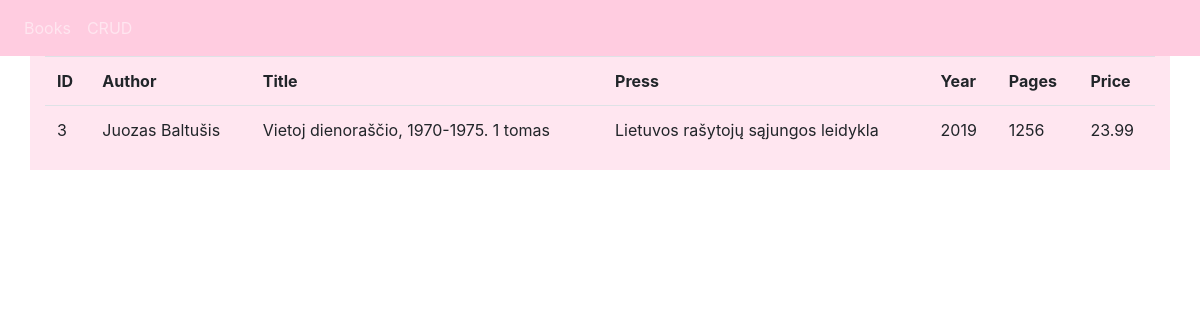
Page /about/3 on the committed database.
### app.py (models this page shows, shortened)
class Book(db.Model):
    __searchable__ = ['author_name', 'title']
    id = db.Column(db.Integer, primary_key=True)
    author_name = db.Column(db.String(50), unique=False, nullable=False)
    title = db.Column(db.String(50), unique=False, nullable=False)
    press = db.Column(db.String(50), unique=False, nullable=False)
    year = db.Column(db.Integer, unique=False, nullable=False)
    pages = db.Column(db.Integer, unique=False, nullable=False)
    price = db.Column(db.Float, unique=False, nullable=False)

### app.py (the view)
@app.route('/about/<string:id_data>', methods=['GET'])
def about(id_data):
    data = Book.query.filter_by(id=id_data)
    return render_template('about.html', Book=data)

### templates/about.html (shortened to what this page needs)
{% include "header.html" %}
<!DOCTYPE html>
<html>
<head>
    <link rel="stylesheet" href="https://stackpath.bootstrapcdn.com/bootstrap/4.3.1/css/bootstrap.min.css">
</head>
<body>
	{% block body %}
	    <div class="container">
				<div class="row">
					<div class="col md-12">
						<table class="table table=striped">
							<tr>
								<th>ID</th>
								<th>Author</th>
								<th>Title</th>
								<th>Press</th>
								<th>Year</th>
								<th>Pages</th>
								<th>Price</th>
							</tr>
								{% for book in Book %}
				                <tr>
				                    <td>{{book.id}}</td>
				                    <td>{{book.author_name}}</td>
				                    <td>{{book.title}}</td>
				                    <td>{{book.press}}</td>
				                    <td>{{book.year}}</td>
				                    <td>{{book.pages}}</td>
				                    <td>{{book.price}}</td>
								</tr>
						{% endfor  %}
					</table>
				</div>
			</div>
		</div>
	{% endblock %}
</body>
</html>

### templates/header.html (style rules this page uses)
.container { background-color: #ffe6f0; }

### rows in the picture
Book: id "3", author_name "Juozas Baltušis", title "Vietoj dienoraščio, 1970-1975. 1 tomas", press "Lietuvos rašytojų sąjungos leidykla", year "2019", pages "1256", price "23.99"
